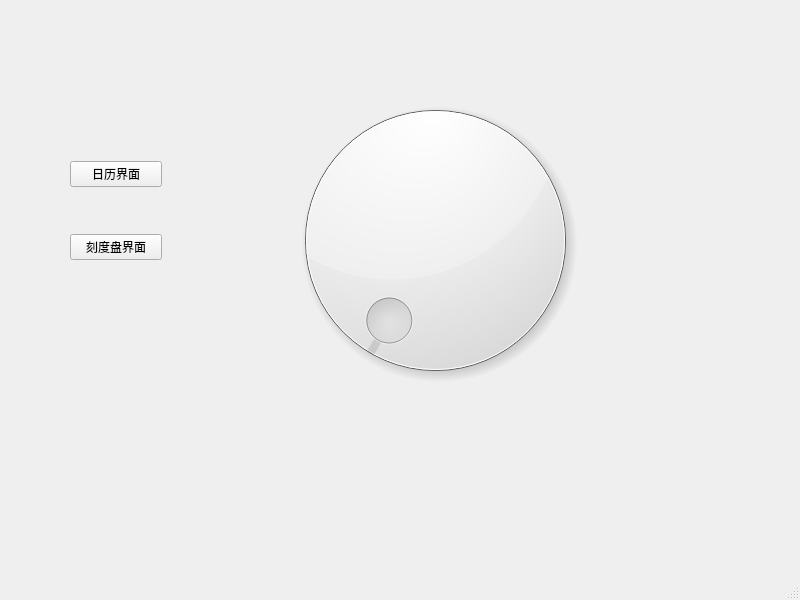
<?xml version="1.0" encoding="UTF-8"?>
<ui version="4.0">
 <class>MainWindow</class>
 <widget class="QMainWindow" name="MainWindow">
  <property name="geometry">
   <rect>
    <x>0</x>
    <y>0</y>
    <width>800</width>
    <height>600</height>
   </rect>
  </property>
  <property name="windowTitle">
   <string>MainWindow</string>
  </property>
  <widget class="QWidget" name="centralwidget">
   <widget class="QStackedWidget" name="stackedWidget">
    <property name="geometry">
     <rect>
      <x>190</x>
      <y>70</y>
      <width>491</width>
      <height>341</height>
     </rect>
    </property>
    <property name="currentIndex">
     <number>1</number>
    </property>
    <widget class="QWidget" name="pageCalendar">
     <layout class="QVBoxLayout" name="verticalLayout_2">
      <item>
       <widget class="QCalendarWidget" name="calendarWidget"/>
      </item>
     </layout>
    </widget>
    <widget class="QWidget" name="pageDial">
     <layout class="QVBoxLayout" name="verticalLayout_3">
      <item>
       <widget class="QDial" name="dial"/>
      </item>
     </layout>
    </widget>
   </widget>
   <widget class="QWidget" name="widget" native="true">
    <property name="geometry">
     <rect>
      <x>70</x>
      <y>120</y>
      <width>92</width>
      <height>181</height>
     </rect>
    </property>
    <layout class="QVBoxLayout" name="verticalLayout">
     <item>
      <widget class="QPushButton" name="calendarPageBtn">
       <property name="text">
        <string>日历界面</string>
       </property>
      </widget>
     </item>
     <item>
      <widget class="QPushButton" name="dialPageBtn">
       <property name="text">
        <string>刻度盘界面</string>
       </property>
      </widget>
     </item>
    </layout>
   </widget>
  </widget>
  <widget class="QMenuBar" name="menubar">
   <property name="geometry">
    <rect>
     <x>0</x>
     <y>0</y>
     <width>800</width>
     <height>21</height>
    </rect>
   </property>
  </widget>
  <widget class="QStatusBar" name="statusbar"/>
 </widget>
 <resources/>
 <connections/>
</ui>
